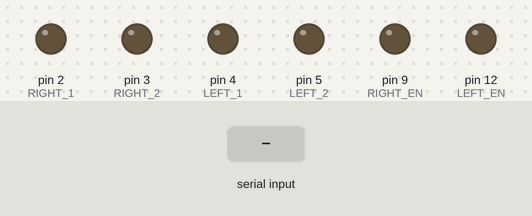
The sketch below on a simulated Arduino Uno, built with avr-gcc and run on an emulated ATmega328P. On the bench: output pins drawn as LEDs (lit = HIGH). The inputs (shaded band) are chosen by the test bench. What the sketch prints to the serial monitor is not drawn.

Above: at 1.2 s.
1.3 s: "S" received over the second serial link
At 1.9 s:
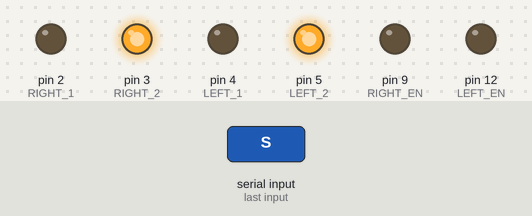
2.8 s: "F" received over the second serial link
At 3.1 s:
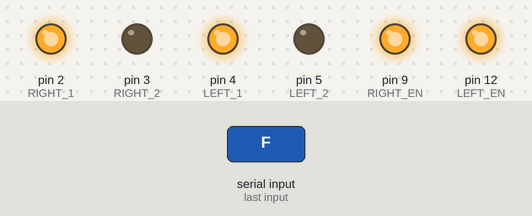
4.3 s: "B" received over the second serial link
At 5.4 s:
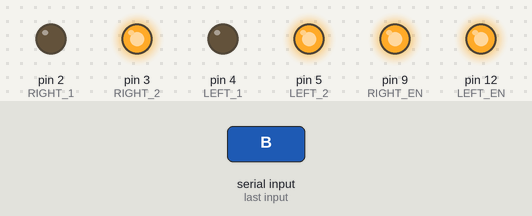
5.8 s: "L" received over the second serial link
At 6.5 s:
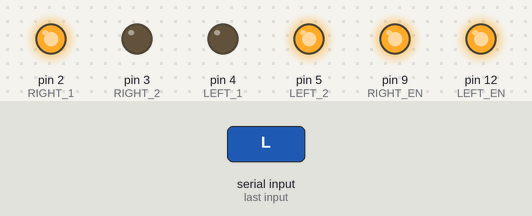
7.3 s: "R" received over the second serial link
At 7.7 s:
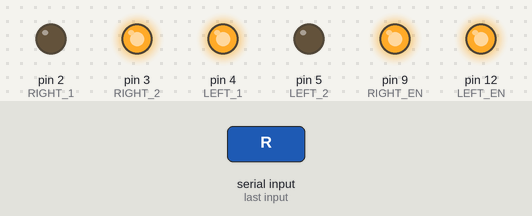
Timing chart, 0 to 9.8 s (numbered marks = the images above; inputs shaded):
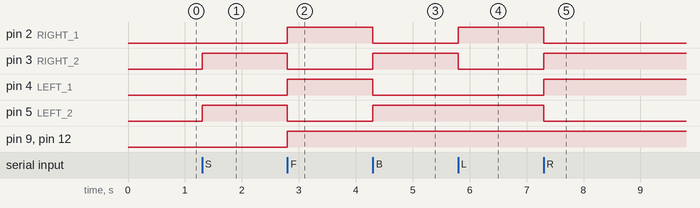

Measured:
- after the input at 1.3 s, pin 3 (RIGHT_2), pin 5 (LEFT_2): LOW → HIGH at once
- after the input at 2.8 s, pin 2 (RIGHT_1), pin 4 (LEFT_1), pin 9 (RIGHT_EN), pin 12 (LEFT_EN): LOW → HIGH at once; pin 3 (RIGHT_2), pin 5 (LEFT_2): HIGH → LOW at once
- after the input at 4.3 s, pin 2 (RIGHT_1), pin 4 (LEFT_1): HIGH → LOW at once; pin 3 (RIGHT_2), pin 5 (LEFT_2): LOW → HIGH at once
- after the input at 5.8 s, pin 2 (RIGHT_1): LOW → HIGH at once; pin 3 (RIGHT_2): HIGH → LOW at once
- after the input at 7.3 s, pin 2 (RIGHT_1), pin 5 (LEFT_2): HIGH → LOW at once; pin 3 (RIGHT_2), pin 4 (LEFT_1): LOW → HIGH at once

The sketch:

car.ino
```cpp
#include <Ultrasonic.h>
#include <SoftwareSerial.h>

#define RIGHT_1 2
#define RIGHT_2 3
#define RIGHT_EN 9
#define LEFT_1 4
#define LEFT_2 5
#define LEFT_EN 12

#define BT_RX 10
#define BT_TX 11

Ultrasonic ultrasonic(6, 7);
SoftwareSerial mySerial(BT_TX, BT_RX);

void setup() {
  pinMode(RIGHT_1, OUTPUT);
  pinMode(RIGHT_2, OUTPUT);
  pinMode(LEFT_1, OUTPUT);
  pinMode(LEFT_2, OUTPUT);
  pinMode(RIGHT_EN, OUTPUT);
  pinMode(LEFT_EN, OUTPUT);

  Serial.begin(9600);
  while(!Serial) {
    ;
  }

  Serial.println("Hello!");
  mySerial.begin(9600);
  mySerial.println("Are your hear me?");
}

void loop() {
  if (mySerial.available()) {
     char control = mySerial.read();
     switch(control) {
      case 'S':
        drive(0, 0);
        break;

      case 'F':
        drive(255, 255);
        break;

      case 'B':
        drive(-255, -255);
        break;

      case 'L':
        drive(-255, 255);
        break;

      case 'R':
        drive(255, -255);
        break;
     }
  }


//  long dist = ultrasonic.Ranging(1);
//
//  if (dist > 10) {
//    drive(170, 170);
//  } else if (dist < 10) {
//    drive(-170, -170);
//  } else {
//    avast();
//  }


//  drive(255, 255);
//  delay(2000);
//
//  drive(-255, -255);
//  delay(2000);
//
//  drive(255, 1);
//  delay(2000);
//
//  drive(1, 255);
//  delay(2000);
//
//  drive(255, -255);
//  delay(2000);
//
//  drive(-255, 255);
//  delay(2000);
}

void forward() {
  digitalWrite(RIGHT_1, HIGH);
  digitalWrite(RIGHT_2, LOW);
  digitalWrite(LEFT_1, HIGH);
  digitalWrite(LEFT_2, LOW);
}

void back() {
  digitalWrite(RIGHT_1, LOW);
  digitalWrite(RIGHT_2, HIGH);
  digitalWrite(LEFT_1, LOW);
  digitalWrite(LEFT_2, HIGH);
}

void avast() {
  digitalWrite(RIGHT_1, LOW);
  digitalWrite(RIGHT_2, LOW);
  digitalWrite(LEFT_1, LOW);
  digitalWrite(LEFT_2, LOW);
}

void drive(int left, int right) {
  if (left > 0) {
    digitalWrite(LEFT_1, HIGH);
    digitalWrite(LEFT_2, LOW);
  } else {
    digitalWrite(LEFT_1, LOW);
    digitalWrite(LEFT_2, HIGH);
  }
  analogWrite(LEFT_EN, abs(left));

  if (right > 0) {
    digitalWrite(RIGHT_1, HIGH);
    digitalWrite(RIGHT_2, LOW);
  } else {
    digitalWrite(RIGHT_1, LOW);
    digitalWrite(RIGHT_2, HIGH);
  }
  analogWrite(RIGHT_EN, abs(right));
}

void velocity(int degree) {
  analogWrite(RIGHT_EN, degree);
  analogWrite(LEFT_EN, degree);
}
```
